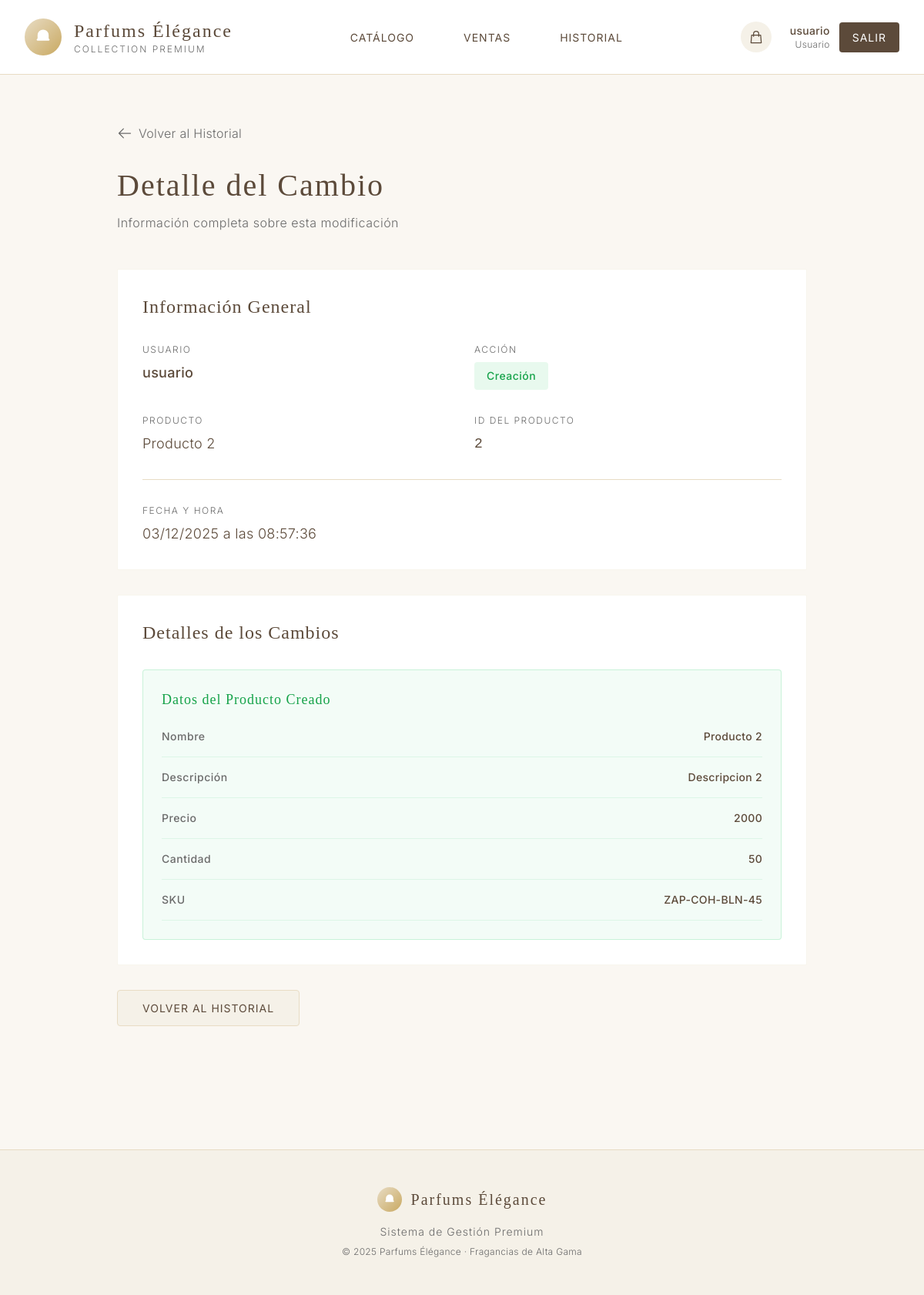
The app's page /history/2/ (signed in) with its own data.
### products/models.py (models this page shows, shortened)
class History(models.Model):
    ACTION_CHOICES = [
        ('CREATE', 'Creación'),
        ('UPDATE', 'Edición'),
        ('DELETE', 'Eliminación'),
    ]
    user = models.ForeignKey(User, on_delete=models.CASCADE, verbose_name="Usuario")
    product_id = models.IntegerField(verbose_name="ID del Producto")
    product_name = models.CharField(max_length=200, verbose_name="Nombre del Producto")
    action = models.CharField(max_length=10, choices=ACTION_CHOICES, verbose_name="Acción")
    changes = models.TextField(verbose_name="Cambios", blank=True)
    timestamp = models.DateTimeField(auto_now_add=True, verbose_name="Fecha")
    class Meta:
        verbose_name = "Historial"
        verbose_name_plural = "Historiales"
        ordering = ['-timestamp']
    def get_changes_dict(self):
        if self.changes:
            try:
                return json.loads(self.changes)
            except:
                return {}
        return {}

### products/views.py (the view)
# urls.py: path('history/<int:pk>/', views.history_detail, name='history_detail'),
@login_required
def history_detail(request, pk):
    history = get_object_or_404(History, pk=pk)
    is_admin = hasattr(request.user, 'profile') and request.user.profile.is_admin
    if not is_admin and history.user != request.user:
        messages.error(request, 'No tienes permisos para ver este registro')
        return redirect('history_list')
    changes = history.get_changes_dict()
    return render(request, 'products/history_detail.html', {
        'history': history,
        'changes': changes
    })

### templates/products/history_detail.html (shortened to what this page needs)
{% extends 'base.html' %}
{% block content %}
<div class="max-w-4xl mx-auto">
    <div class="mb-8">
        <a href="{% url 'history_list' %}" class="flex items-center text-base transition-colors" style="color: var(--soft-gray);"
           onmouseover="this.style.color='var(--dark-brown)'"
           onmouseout="this.style.color='var(--soft-gray)'">
            <svg class="w-5 h-5 mr-2" fill="none" stroke="currentColor" viewBox="0 0 24 24">
                <path stroke-linecap="round" stroke-linejoin="round" stroke-width="1.5" d="M10 19l-7-7m0 0l7-7m-7 7h18"/>
            </svg>
            Volver al Historial
        </a>
    </div>
    <div class="mb-12">
        <h1 class="editorial-title mb-3" style="color: var(--dark-brown);">Detalle del Cambio</h1>
        <p class="text-base" style="color: var(--soft-gray); letter-spacing: 0.5px;">Información completa sobre esta modificación</p>
    </div>
    <div class="minimal-card p-8 mb-8">
        <h2 class="serif text-2xl mb-8" style="color: var(--dark-brown); font-weight: 400; letter-spacing: 1px;">
            Información General
        </h2>
        <div class="grid grid-cols-2 gap-8 mb-8">
            <div>
                <p class="text-xs mb-2" style="color: var(--soft-gray); letter-spacing: 1.5px; text-transform: uppercase;">
                    Usuario
                </p>
                <p class="text-lg font-medium" style="color: var(--dark-brown);">
                    {{ history.user.username }}
                </p>
            </div>
            <div>
                <p class="text-xs mb-2" style="color: var(--soft-gray); letter-spacing: 1.5px; text-transform: uppercase;">
                    Acción
                </p>
                {% if history.action == 'CREATE' %}
                <span class="inline-block px-4 py-2 rounded text-sm font-medium" style="background-color: rgba(34, 197, 94, 0.1); color: #16a34a; letter-spacing: 0.5px;">
                    Creación
                </span>
                {% elif history.action == 'UPDATE' %}
                <span class="inline-block px-4 py-2 rounded text-sm font-medium" style="background-color: rgba(234, 179, 8, 0.1); color: #ca8a04; letter-spacing: 0.5px;">
                    Edición
                </span>
                {% elif history.action == 'DELETE' %}
                <span class="inline-block px-4 py-2 rounded text-sm font-medium" style="background-color: rgba(239, 68, 68, 0.1); color: #dc2626; letter-spacing: 0.5px;">
                    Eliminación
                </span>
                {% endif %}
            </div>
        </div>
        <div class="grid grid-cols-2 gap-8 pb-8" style="border-bottom: 1px solid var(--beige);">
            <div>
                <p class="text-xs mb-2" style="color: var(--soft-gray); letter-spacing: 1.5px; text-transform: uppercase;">
                    Producto
                </p>
                <p class="text-lg" style="color: var(--dark-brown);">
                    {{ history.product_name }}
                </p>
            </div>
            <div>
                <p class="text-xs mb-2" style="color: var(--soft-gray); letter-spacing: 1.5px; text-transform: uppercase;">
                    ID del Producto
                </p>
                <p class="text-lg font-mono" style="color: var(--dark-brown);">
                    {{ history.product_id }}
                </p>
            </div>
        </div>
        <div class="pt-8">
            <p class="text-xs mb-2" style="color: var(--soft-gray); letter-spacing: 1.5px; text-transform: uppercase;">
                Fecha y Hora
            </p>
            <p class="text-lg" style="color: var(--dark-brown);">
                {{ history.timestamp|date:"d/m/Y" }} a las {{ history.timestamp|date:"H:i:s" }}
            </p>
        </div>
    </div>
    <div class="minimal-card p-8">
        <h2 class="serif text-2xl mb-8" style="color: var(--dark-brown); font-weight: 400; letter-spacing: 1px;">
            Detalles de los Cambios
        </h2>
        {% if history.action == 'CREATE' %}
        <div class="p-6 rounded" style="background-color: rgba(34, 197, 94, 0.05); border: 1px solid rgba(34, 197, 94, 0.2);">
            <h3 class="serif text-lg mb-6" style="color: #16a34a; font-weight: 400;">
                Datos del Producto Creado
            </h3>
            <dl class="space-y-4">
                {% for key, value in changes.items %}
                <div class="flex justify-between items-start pb-4" style="border-bottom: 1px solid rgba(34, 197, 94, 0.1);">
                    <dt class="text-sm font-medium" style="color: var(--soft-gray); letter-spacing: 0.5px;">
                        {% if key == 'name' %}Nombre
                        {% elif key == 'description' %}Descripción
                        {% elif key == 'price' %}Precio
                        {% elif key == 'quantity' %}Cantidad
                        {% elif key == 'sku' %}SKU
                        {% else %}{{ key|capfirst }}
                        {% endif %}
                    </dt>
                    <dd class="text-sm font-medium text-right" style="color: var(--dark-brown);">{{ value }}</dd>
                </div>
                {% endfor %}
            </dl>
        </div>
        {% endif %}
    </div>
    <div class="mt-8">
        <a href="{% url 'history_list' %}"
           class="minimal-btn px-8 py-3 rounded inline-block"
           style="background-color: var(--ivory); color: var(--dark-brown); border: 1px solid var(--beige);">
            Volver al Historial
        </a>
    </div>
</div>
{% endblock %}

### templates/base.html (shortened to what this page needs)
<!DOCTYPE html>
<html lang="es">
<head>
    <script src="https://cdn.tailwindcss.com"></script>
</head>
<body class="min-h-screen">
    {% if user.is_authenticated %}
    <nav class="bg-white border-b border-gray-200 sticky top-0 z-50" style="border-color: var(--beige);">
        <div class="max-w-7xl mx-auto px-8">
            <div class="flex justify-between items-center py-6">
                <div class="flex items-center space-x-4">
                    <div class="w-12 h-12 rounded-full flex items-center justify-center" style="background: linear-gradient(135deg, var(--beige) 0%, var(--gold-accent) 100%);">
                        <svg class="w-6 h-6 text-white" fill="currentColor" viewBox="0 0 20 20">
                            <path d="M10 2a6 6 0 00-6 6v3.586l-.707.707A1 1 0 004 14h12a1 1 0 00.707-1.707L16 11.586V8a6 6 0 00-6-6z"/>
                        </svg>
                    </div>
                    <div>
                        <h1 class="serif text-2xl" style="color: var(--dark-brown); letter-spacing: 2px; font-weight: 300;">Parfums Élégance</h1>
                        <p class="text-xs" style="color: var(--soft-gray); letter-spacing: 2px;">COLLECTION PREMIUM</p>
                    </div>
                </div>
                <div class="hidden md:flex items-center space-x-8">
                    <a href="{% url 'product_list' %}" class="nav-link">Catálogo</a>
                    <a href="{% url 'sale_list' %}" class="nav-link">Ventas</a>
                    <a href="{% url 'history_list' %}" class="nav-link">Historial</a>
                </div>
                <div class="flex items-center space-x-6">
                    <a href="{% url 'cart_view' %}" class="relative group">
                        <div class="w-10 h-10 rounded-full flex items-center justify-center transition-all" style="background-color: var(--ivory);">
                            <svg class="w-5 h-5" style="color: var(--dark-brown);" fill="none" stroke="currentColor" viewBox="0 0 24 24">
                                <path stroke-linecap="round" stroke-linejoin="round" stroke-width="1.5" d="M16 11V7a4 4 0 00-8 0v4M5 9h14l1 12H4L5 9z"/>
                            </svg>
                        </div>
                    </a>
                    <div class="flex items-center space-x-3">
                        <div class="text-right">
                            <p class="text-sm font-medium" style="color: var(--dark-brown);">{{ user.username }}</p>
                            <p class="text-xs" style="color: var(--soft-gray);">
                                {% if user.profile.is_admin %}Administrador{% else %}Usuario{% endif %}
                            </p>
                        </div>
                        <a href="{% url 'logout' %}" class="minimal-btn px-4 py-2 rounded" style="background-color: var(--dark-brown); color: white;">
                            Salir
                        </a>
                    </div>
                </div>
            </div>
        </div>
    </nav>
    {% endif %}
    <main class="max-w-7xl mx-auto px-8 py-16 fade-in">
        {% block content %}
        {% endblock %}
    </main>
    {% if user.is_authenticated %}
    <footer class="mt-24 border-t py-12" style="border-color: var(--beige); background-color: var(--ivory);">
        <div class="max-w-7xl mx-auto px-8">
            <div class="text-center">
                <div class="flex items-center justify-center space-x-3 mb-4">
                    <div class="w-8 h-8 rounded-full flex items-center justify-center" style="background: linear-gradient(135deg, var(--beige) 0%, var(--gold-accent) 100%);">
                        <svg class="w-4 h-4 text-white" fill="currentColor" viewBox="0 0 20 20">
                            <path d="M10 2a6 6 0 00-6 6v3.586l-.707.707A1 1 0 004 14h12a1 1 0 00.707-1.707L16 11.586V8a6 6 0 00-6-6z"/>
                        </svg>
                    </div>
                    <h3 class="serif text-xl" style="color: var(--dark-brown); letter-spacing: 2px;">Parfums Élégance</h3>
                </div>
                <p class="text-sm mb-2" style="color: var(--soft-gray); letter-spacing: 1px;">Sistema de Gestión Premium</p>
                <p class="text-xs" style="color: var(--soft-gray);">© 2025 Parfums Élégance · Fragancias de Alta Gama</p>
            </div>
        </div>
    </footer>
    {% endif %}
</body>
</html>

### templates/base.html (style rules this page uses)
:root { --cream: #FAF7F2; --beige: #E8DCC4; --ivory: #F5F1E8; --soft-brown: #8B7355; --dark-brown: #5C4A3A; --gold-accent: #C9A961; --soft-gray: #6B6B6B; --charcoal: #3D3D3D; }
body { font-family: 'Inter', sans-serif; background-color: var(--cream); color: var(--charcoal); font-weight: 300; letter-spacing: 0.3px; }
h1, h2, h3, h4, h5, h6 { font-family: 'Cormorant Garamond', serif; font-weight: 400; letter-spacing: 1px; }
.serif { font-family: 'Cormorant Garamond', serif; }
.editorial-title { font-family: 'Cormorant Garamond', serif; font-weight: 300; font-size: 2.5rem; letter-spacing: 2px; line-height: 1.2; }
.minimal-btn { font-family: 'Inter', sans-serif; font-weight: 400; font-size: 0.875rem; letter-spacing: 1px; text-transform: uppercase; transition: all 0.3s ease; border: 1px solid transparent; }
.minimal-card { background: white; border-radius: 2px; transition: all 0.4s cubic-bezier(0.4, 0, 0.2, 1); border: 1px solid rgba(232, 220, 196, 0.3); }
.fade-in { animation: fadeIn 0.6s ease-out; }
.nav-link { position: relative; padding: 8px 16px; color: var(--dark-brown); font-size: 0.875rem; font-weight: 400; letter-spacing: 1px; text-transform: uppercase; transition: color 0.3s ease; }
.nav-link::after { content: ''; position: absolute; bottom: 0; left: 50%; transform: translateX(-50%); width: 0; height: 1px; background: var(--gold-accent); transition: width 0.3s ease; }

### records on screen
History: user.username "usuario", product_name "Producto 2", product_id "2", timestamp "03/12/2025", timestamp "08:57:36"

### other values on screen
{{ user.username }} "usuario"
{{ value }} "Producto 2" "Descripcion 2" "2000" "50" "ZAP-COH-BLN-45"
